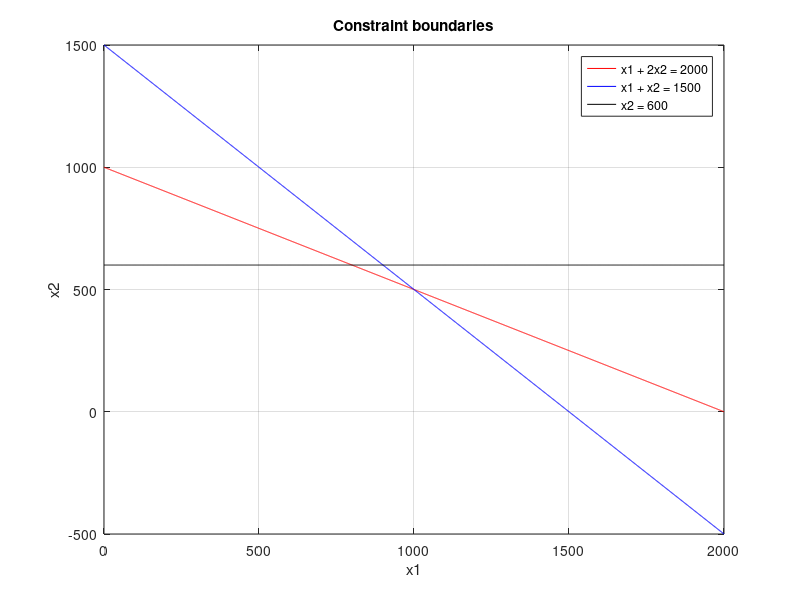

Write the MATLAB code that produced this figure. (Note: this script raises an error after producing the figure.)
format short;
clear;
clc;

C = [3 5];

a = [1 2;
     1 1;
     0 1];

b = [2000;
     1500;
     600];

y1 = 0:1:max(b);  % x1-axis values

%% Calculate x2 for each constraint boundary
x21 = (b(1) - a(1,1).*y1) ./ a(1,2);
x22 = (b(2) - a(2,1).*y1) ./ a(2,2);
x23 = (b(3) - a(3,1).*y1) ./ a(3,2);

%% Plot constraint boundaries
figure;
plot(y1, x21, "r", y1, x22, "b", y1, x23, "k");
xlabel('x1');
ylabel('x2');
title('Constraint boundaries');
legend("x1 + 2x2 = 2000", "x1 + x2 = 1500", "x2 = 600", ...
       "Location", "best");
grid on;
hold on;

%% Axis intercepts
cx1 = find(y1 == 0, 1);
c1 = find(x21 == 0, 1);
c2 = find(x22 == 0, 1);
c3 = find(x23 == 0, 1);

Line1 = [y1([c1 cx1]); x21([c1 cx1])]';
Line2 = [y1([c2 cx1]); x22([c2 cx1])]';
Line3 = [y1([c3 cx1]); x23([c3 cx1])]';

corpt = unique([Line1; Line2; Line3], 'rows');

%% Pairwise intersections of constraint boundaries
hg = [0; 0];

for i = 1:size(a, 1)
    hg1 = a(i,:);
    b1 = b(i);

    for j = i+1:size(a, 1)
        hg2 = a(j,:);
        b2 = b(j);

        Aa = [hg1; hg2];
        Bb = [b1; b2];

        if abs(det(Aa)) > 1e-10
            Xx = Aa \ Bb;
            hg = [hg, Xx]; %#ok<AGROW>
        end
    end
end

pt = hg';
allpt = [pt; corpt];
points = unique(allpt, 'rows');

%% Filter candidate points for feasibility
PT = constraint(points);
PT = unique(PT, 'rows');

if isempty(PT)
    error('No feasible corner points were found.');
end

%% Evaluate objective function
Fx = zeros(size(PT, 1), 1);
for i = 1:size(PT, 1)
    Fx(i) = sum(PT(i,:) .* C);
end

Vert_Fxn = [PT Fx];

%% Find and display optimum
[fxval, indfx] = max(Fx);
optval = Vert_Fxn(indfx, :);

optimal_bfs = array2table(optval, ...
    'VariableNames', {'x1', 'x2', 'Max_Z'});

disp('--- OPTIMAL SOLUTION ---');
disp(optimal_bfs);

%% Mark feasible points and optimum
plot(PT(:,1), PT(:,2), 'ko', ...
    'MarkerSize', 8, 'MarkerFaceColor', 'g');
plot(optval(1), optval(2), 'rp', ...
    'MarkerSize', 12, 'MarkerFaceColor', 'r');
